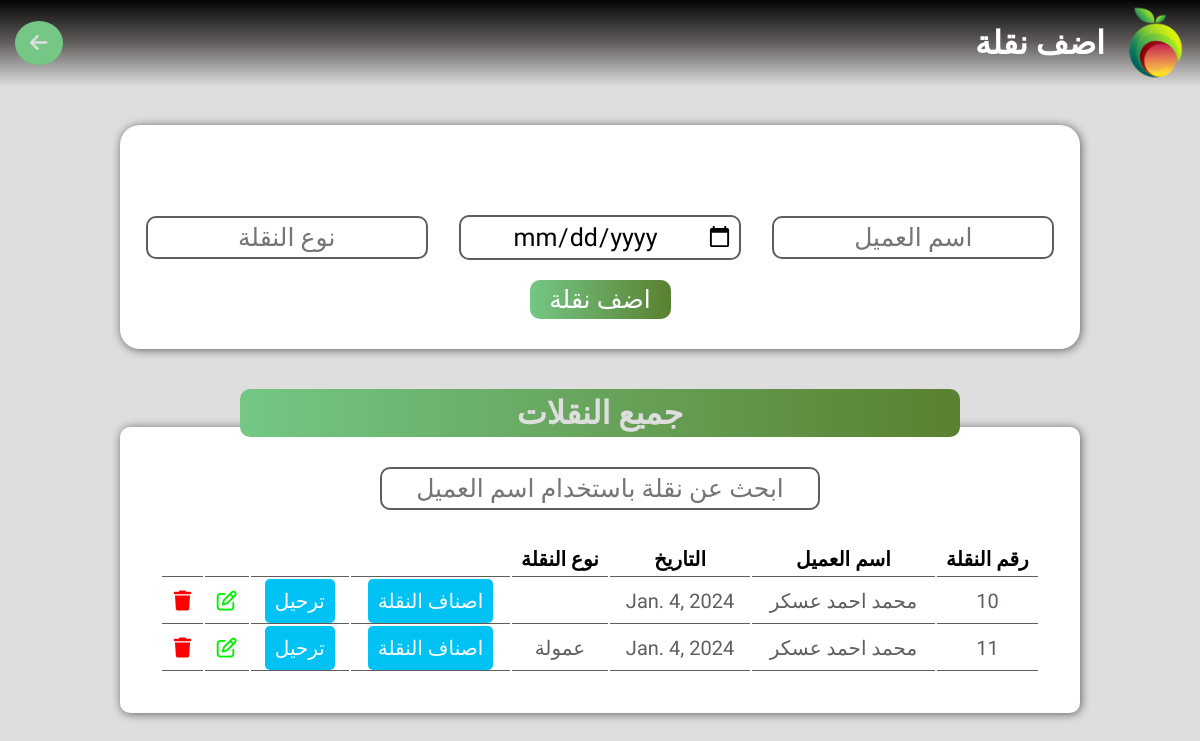
Page /addcontainer on the earlier database version.
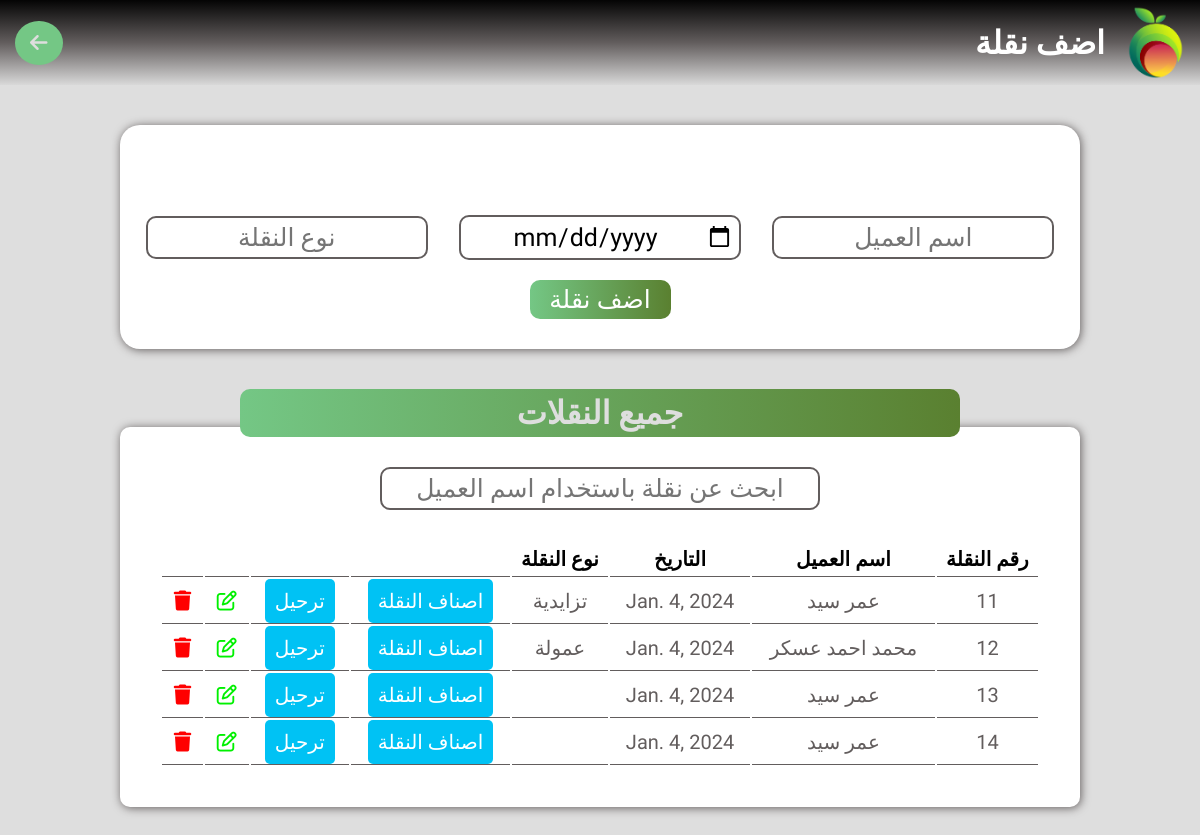
Same page on the later database version.
### user/models.py (models this page shows, shortened)
class Container(models.Model):
    supplier = models.ForeignKey(Supplier, on_delete=models.SET_NULL, null=True)
    items = models.ManyToManyField(Item, null=True)
    date = models.DateField()
    type = models.CharField(max_length = 30, default='عمولة')
    num_items = models.PositiveIntegerField(null=True)
    num_sold_items = models.PositiveIntegerField(null=True)
    num_not_sold_items = models.PositiveIntegerField(null=True)

class Supplier(models.Model):
    name = models.CharField(max_length=30)
    place = models.CharField(max_length=70, default='غير محدد')
    date = models.DateField(default=timezone.now().date())

### user/views.py (the view, shortened to what this page needs)
# urls.py: path('addcontainer',views.add_container, name='addcontainer' ),
def add_container(request):
    container = Container.objects.all()
    context = {'container':container}
    containers = Container.objects.all()
    context = {'containers': containers}
    return render(request, 'add.html', context)

### templates/add.html (shortened to what this page needs)
{% load static %}
<!DOCTYPE html>
<html lang="en">
<head>
    <link rel="stylesheet" href="https://cdnjs.cloudflare.com/ajax/libs/font-awesome/6.5.1/css/all.min.css" />
    <link rel="stylesheet" href="{% static "css/main.css" %}">
</head>
<body>
    <header>
        <div class="main">
            <img src="{% static "images/logo.png" %}" alt="">
            <h1>اضف نقلة</h1>
        </div>
        <a href="#" onclick="goBack()"><i class="fa-solid fa-arrow-left"></i></a>
    </header>
    <div class="addnewcar">
        <form method="POST" class="addcar" action="{% url "addcontainer" %}">
            <ul class="messages">
            </ul>
            <div>
                <input name='supplier' type="text" placeholder="اسم العميل">
                <input name='date' type="date" placeholder="التاريخ">
                <input name='type' type="text" placeholder="نوع النقلة">
            </div>
            <button class="addbtn">اضف نقلة</button>
        </form>
        <div class="title">
            <h1>جميع النقلات</h1>
        </div>
        <div class="table">
            <input id="searchbar" type="text" placeholder="ابحث عن نقلة باستخدام اسم العميل">
            <table>
                <thead>
                    <tr>
                        <th>رقم النقلة</th>
                        <th>اسم العميل</th>
                        <th>التاريخ</th>
                        <th>نوع النقلة</th>
                        <th></th>
                        <th></th>
                        <th></th>
                        <th></th>
                    </tr>
                </thead>
                <tbody id="tablebody">
                    <tr>
                        {% for container in containers  %}
                        <td>{{container.id}}</td>
                        <td>{{container.supplier.name}}</td>
                        <td>{{container.date}}</td>
                        <td>{{container.type}}</td>
                        <td><a class="type" id="addkind">اصناف النقلة</a></td>
                        <td><a style="text-decoration: none;" href="{% url "sellcar" %}" class="type" id="sellbtn">ترحيل</a></td>
                        <td><a href="{% url "containerupdate" container.id %}" id="editcar" class="btn" style="color: #00F000;"><i class="fa-regular fa-pen-to-square"></i></a></td>
                        <td><a href="{% url "containerdelete" container.id %}" id="deletecar" class="btn"  style="color: #FF0000;" ><i class="fa-solid fa-trash"></i></a></td>
                    </tr>
                    {% endfor %}
                </tbody>
            </table>
        </div>
    </div>
</body>
</html>

Differences in the rows shown:
removed Container: id "10", supplier.name "محمد احمد عسكر", date "Jan. 4, 2024"
changed Container id 11: supplier.name "محمد احمد عسكر" → "عمر سيد"; type "عمولة" → "تزايدية"
added Container: id "12", supplier.name "محمد احمد عسكر", date "Jan. 4, 2024", type "عمولة"
added Container: id "13", supplier.name "عمر سيد", date "Jan. 4, 2024"
added Container: id "14", supplier.name "عمر سيد", date "Jan. 4, 2024"
